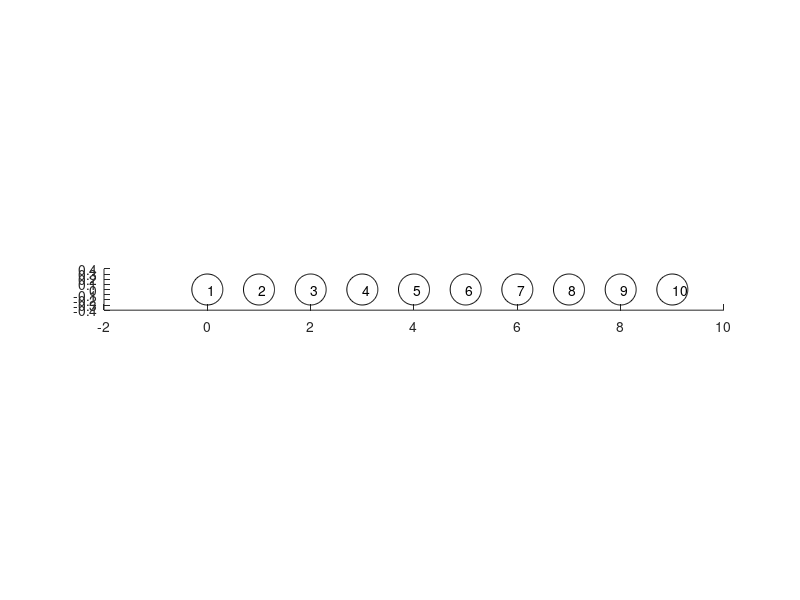

Recreate this plot in MATLAB. (Note: this script raises an error after producing the figure.)
%
%
% 
%%%%%%%%%%%%%%%%%%%%%%%%%%%%%%%%%%%%
%
%
%%%%%%%%%%%%%%%%%%%%%%%%%%%%%%%%%%%%
% clear all
%% Define parameters
%%% Geometry
% Define the length of the unit cell
N = 10;
cx = [0:1:N-1]';
cy = zeros(N,1);
cz = zeros(N,1);
c = [cx cy cz];

R = 0.3*ones(N,1)';
%%% Plot the geometry
figure, hold on
t = linspace(0,2*pi);
for n = 1:N
    plot(c(n,1)+R(n)*cos(t), c(n,2)+R(n)*sin(t),'k')  
    text(c(n,1),c(n,2),num2str(n))
end
daspect([1 1 1])
hold off
close 

vol = 4*pi*R.^3/3;
k0 = 0.0000001;
delta = 10^(-5);
v2 = ones(1,N);
N_multi = 2;
%%% Compute the static capacitance matrix
% Maximum order for multipole expansion (n = 0, 1, ..., N_multi)
% If we use higher order, then accuracy improves. Usually 0 is sufficiently large.
gamma_skin = 1;

matC_static = MakeC_mn(R,c,k0,N_multi);
GCM_static = diag(delta.*v2./vol)*matC_static;

%%% Compute eigenmodes
[evec_static,eval_static] = eig(GCM_static);
[resonances_static,I] = sort(sqrt(diag(eval_static)),'ComparisonMethod','real');
modes_static = evec_static(:,I);


% compute the normalization factor
fun = @(theta,phi,r) exp(gamma_skin*r*sin(theta)*cos(phi))*r^2*sin(theta);
int_A = int_trapez_3(fun,200,0,pi,0,2*pi,0,R(1));
A_norm = exp(gamma_skin*cx)*int_A;

%%% Compute the skin capacitance matrix using Multipole

matC_skin = MakeCmn_skin(gamma_skin,R,c,k0,N_multi);

GCM_skin = diag(delta.*v2./A_norm')*matC_skin;


%% compute winding number
f = symbol(GCM_skin,14);
thetas = linspace(0,2*pi,100);
fs = [];
for theta = thetas
    fs = [fs f(exp(1i*theta))];
%     scatter(real(fs),imag(fs),[],linspace(0,2*pi,length(fs)))
end
figure
H = arrowPlot(real(fs), imag(fs), 'number', 10,'color','k');
hold on
plot(real(eig(GCM_skin)),imag(eig(GCM_skin)),'*','Color','k')

k = 10;
GCM_k = zeros(size(GCM_skin));
for i = -k:k
    GCM_k = GCM_k + diag(diag(GCM_skin,i),i);
end

k = floor((N-1)/2);
means = zeros(k,N);
GCM_k = diag(diag(GCM_skin));
for i = 1:10
    GCM_k = GCM_k + diag(diag(GCM_skin,i),i);
    GCM_k = GCM_k + diag(diag(GCM_skin,-i),-i);
    [evec_skin,eval_skin,eigen_left] = eig(GCM_k);
    means(i,:) = mean(abs(evec_skin),2);
end

errors= zeros(1,k);
for i= 1:k
    errors(i) = norm(means(i,:) -means(k,:) )/norm(means(k,:));
end

figure
plot([1:k],errors,'k')

figure 
hold on
for i = 10:k
    plot(means(i,:))
end
legendStrings = "k = " + string([10:k]);
legend(legendStrings)

%%% Compute eigenmodes
[evec_skin,eval_skin,eigen_left] = eig(GCM_k);
[evec_skin2,eval_skin2,eigen_left2] = eig(GCM_skin);

[resonances_skin,I] = sort(sqrt(diag(eval_skin)),'ComparisonMethod','real');
[resonances_skin,I2] = sort(sqrt(diag(eval_skin2)),'ComparisonMethod','real');

modes_skin = evec_skin(:,I);
modes_skin2 = evec_skin2(:,I);

figure
for j = 1:20
    subplot(ceil(20/5),5,j)
    hold on
    plot(1:N,real(modes_skin(:,j)),'k');
    plot(1:N,real(modes_skin2(:,j)),'.-k')
end


% prediction of the mathematical model 
% modes_math = zeros(N,N);
% for k = 1:N
%     for i = 1:N
%     modes_math(i,k) = (GCM_skin(2,1)/GCM_skin(1,2))^(i/2)*sin(i*k*pi/(N+1));
%     end
%     modes_math(:,k) = modes_math(:,k)/norm(modes_math(:,k));
% end



figure
title("Eigenmodes for \gamma =" + num2str(gamma_skin))
hold on
%         plot(cx,mean(abs(modes_math),2),'k','linewidth',3)
        plot(cx,mean(abs(modes_skin2),2),'r','linewidth',3)
%         plot(cx,mean(abs(modes_skin),2),'g','linewidth',3)
for j = 1:N
%     plot(1:N,real(modes_skin(:,j)),'b')
plot(cx,real(modes_skin2(:,N-j+1)),'color', [.5 .5 .5])

% %     plot(1:N,real(eigen_left(:,j)))
% %     plot(1:N,imag(modes_skin(:,j)))
end
        plot(cx,mean(abs(modes_skin2),2),'r','linewidth',3)

legend('Average of the absolute amplitudes','Eigenmodes')


